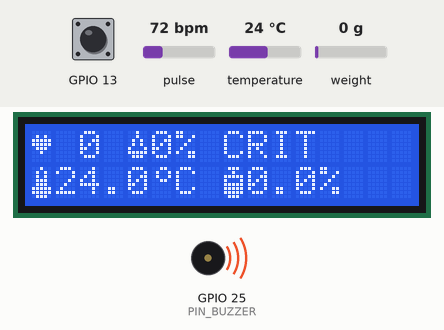
A sketch run on a simulated ESP32. Parts: 16×2 character LCD, buzzer (waves = sounding, pin HIGH). The inputs (shaded band) are chosen by the test bench; at power-on: temperature 24 °C, pulse 72 bpm, GPIO 13 HIGH, weight on the scale 0 g. WiFi joins after 1.5 s; servers stay silent unless stated; uploads are accepted with an empty reply; random numbers use the default seed unless the sketch sets one; EEPROM starts erased; what the sketch prints to the serial monitor is not drawn.

Above: at 8.4 s.
8.5 s: temperature set to 41 °C
At 15.7 s:
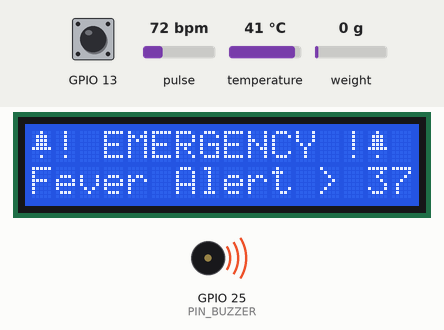
18.0 s: pulse set to 42 bpm
At 23.3 s:
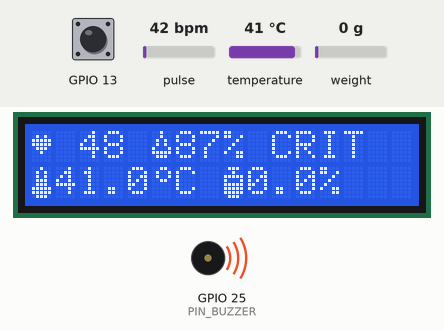
25.8 s: GPIO 13 pulled LOW for 3.2 s
At 28.4 s:
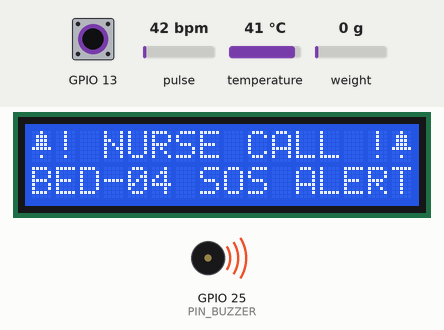
35.3 s: weight on the scale set to 100 g
At 39.2 s:
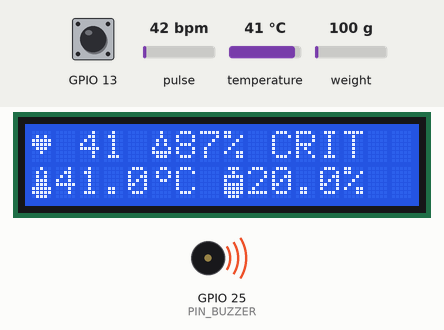
39.8 s: temperature set to 37.4 °C
At 48.9 s:
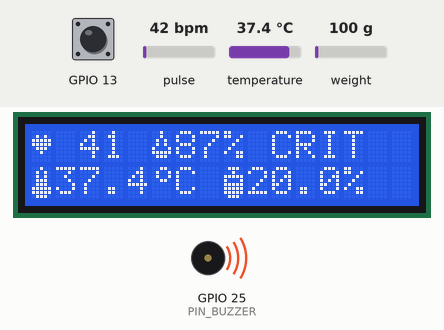
49.3 s: temperature set to 36.1 °C
At 56.5 s:
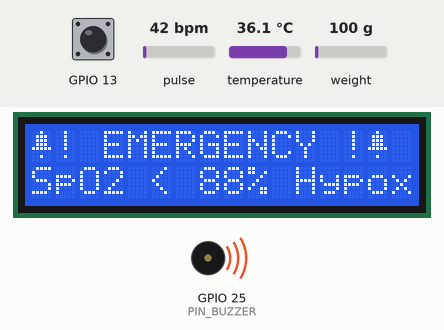
Timing chart, 0 to 58.0 s (numbered marks = the images above; inputs shaded):
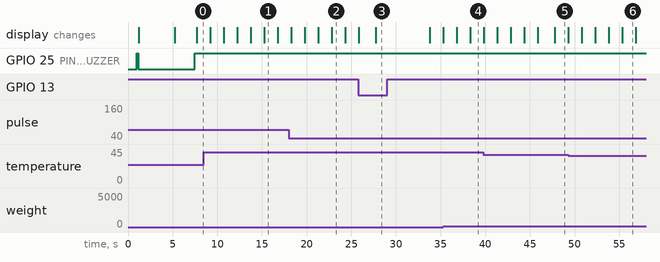

Measured:
- the behaviour switches between 37 and 36.9 °C on temperature (found by bisection; images 5 and 6)
- what the display in image 1 shows lasts 1.5 s, from 15.3 s to 16.8 s

The sketch:

Smart_Hospital_ESP32.ino
```cpp
/*
 * PROJECT: Clinical Bedside Patient Monitoring System (ESP32 Smart Hospital Model)
 * ARCHITECTURE: Real-World Clinical Hospital Standard (Tiered Alarms & EHR Integration)
 *
 * 4 CORE CLINICAL PARAMETERS:
 * 1. Pulse Rate / Heartbeat (MAX30102 Oximeter)
 * 2. Blood Oxygen / SpO2 (MAX30102 Oximeter)
 * 3. Body Temperature (DS18B20 Digital Temp Sensor)
 * 4. Saline Fluid Level (TekBud SEN18 Saline Drip Sensor)
 *
 * REAL-WORLD HOSPITAL PROTOCOLS IMPLEMENTED:
 * - Patient EHR & Ward Assignment (Apollo Smart Hospital, ICU Ward-B, Bed-04, R. Sharma)
 * - Tiered Clinical Alarm Management (IEC 60601-1-8 Standard: High, Medium, Advisory)
 * - Probe Detached Advisory (No false alarms when finger is removed)
 * - Automatic Communicative Spoken Voice Intercom on Phone / Laptop
 * - Touch-Sensitive Nurse Call SOS Wire on GPIO 13
 * - Smart Saline Depletion Time Remaining Estimator
 * - Alarm Snooze / Mute (ESP32 BOOT Button & Web Intercom)
 * - Live Hospital Lead II ECG Canvas Tracing
 * - Clinical Early Warning Score (EWS: STABLE / OBSERVE / CRITICAL)
 * - One-Click Doctor's Rounds Vital Signs Chart Export (CSV / Excel format)
 * - Cloud Telemetry via Adafruit IO (iot.adafruit.com)
 */

#include "Config.h"
#include "SensorManager.h"
#include "DisplayManager.h"
#include "AlertManager.h"
#include "WebDashboard.h"
#include "AdafruitIOManager.h"
#include "CloudTelemetryManager.h"

// Global Subsystem Managers
SensorManager           sensorMgr;
DisplayManager          displayMgr;
AlertManager            alertMgr;
WebDashboard            webDashboard;
AdafruitIOManager       adafruitIO;
CloudTelemetryManager   cloudTelemetry;

// Shared Patient Telemetry State
PatientVitals patientData = {
  0.0f,       // heartRateBPM
  0,          // spo2
  false,      // fingerDetected
  0.0f,       // temperatureC
  0.0f,       // temperatureF
  100.0f,     // salinePercent (Default full)
  500.0f,     // salineWeightGrams (grams)
  55,         // salineMinutesLeft
  "FULL",     // salineStatus
  false,      // nurseCallActive
  0,          // ewsScore
  "STABLE",   // ewsStatus
  ALARM_NONE, // alarmLevel
  false,      // isEmergency
  false,      // isSnoozed
  "Normal"    // alertMessage
};

// Periodic Timers (5-second stepwise reporting as specified in video)
unsigned long lastTelemetryTime = 0;
unsigned long lastDisplayTime   = 0;

void setup() {
  Serial.begin(115200);
  delay(1000);
  Serial.println("\nAPOLLO SMART HOSPITAL - CLINICAL BEDSIDE HUB");
  Serial.println("Ward: " WARD_NAME " | Bed: " BED_NUMBER " | Patient: " PATIENT_NAME);

  // 1. Initialize Siren / Buzzer Subsystem & Diagnostic Chirp
  alertMgr.begin();
  alertMgr.testChirp();

  // 2. Initialize 16x2 LCD Display & Show Boot Screen
  displayMgr.begin();
  displayMgr.showBootMessage();
  delay(1500);

  // 3. Initialize Sensors (MAX30102 Oximeter, DS18B20 Temp, Saline ADC)
  sensorMgr.begin();

  // 4. Connect to Hotspot / Wi-Fi & Start Local Web Dashboard with Snooze link
  webDashboard.begin(&patientData, &alertMgr);
  displayMgr.showWifiStatus(webDashboard.isConnectedToStation(), webDashboard.getLocalIP());
  delay(2000);

  // 5. Initialize Adafruit IO Cloud & Vercel MongoDB Cloud
  adafruitIO.begin();
  cloudTelemetry.begin();

  Serial.println("[System] All clinical modules initialized. Ready.");
}

void loop() {
  // 1. Handle incoming web dashboard requests
  webDashboard.handleClient();

  // 2. High-speed optical pulse sampling (MAX30102)
  sensorMgr.updateFast();

  // 3. 5-Second Stepwise Telemetry Cycle (Exact delay from video transcript)
  if (millis() - lastTelemetryTime >= TELEMETRY_INTERVAL_MS) {
    lastTelemetryTime = millis();

    // Read DS18B20 Temperature, Saline Level, Time Remaining, and Touch SOS
    sensorMgr.updatePeriodic(patientData);

    // Evaluate Clinical Alarm Tiers (High, Medium, Advisory) & Control Siren / Snooze
    alertMgr.evaluate(patientData);

    // Publish to Adafruit IO Cloud (iot.adafruit.com)
    adafruitIO.publishVitals(patientData);

    // Stream live to Vercel Next.js Cloud Dashboard & MongoDB Atlas
    cloudTelemetry.sendTelemetry(patientData);

    // Log live clinical telemetry to Serial Monitor
    Serial.print("HR: "); Serial.print((int)patientData.heartRateBPM); Serial.print(" BPM | ");
    Serial.print("SpO2: "); Serial.print(patientData.spo2); Serial.print("% | ");
    Serial.print("Temp: "); Serial.print(patientData.temperatureC, 1); Serial.print(" C | ");
    Serial.print("Saline: "); Serial.print(patientData.salinePercent); Serial.print("% (");
    Serial.print(patientData.salineWeightGrams, 1); Serial.print("g, ~");
    Serial.print(patientData.salineMinutesLeft); Serial.print("m left) | ");
    Serial.print("EWS: "); Serial.print(patientData.ewsStatus); Serial.print(" | ");
    Serial.print("Alarm: Tier-"); Serial.print((int)patientData.alarmLevel); Serial.print(" | ");
    Serial.print("Siren: "); Serial.println(patientData.isEmergency ? (patientData.isSnoozed ? "SNOOZED" : "RINGING!") : "OFF");
  }

  // 4. Refresh 16x2 LCD Display every 1.5 seconds
  if (millis() - lastDisplayTime >= 1500) {
    lastDisplayTime = millis();
    displayMgr.updateDisplay(patientData);
  }
}
```

AdafruitIOManager.cpp
```cpp
#include "AdafruitIOManager.h"

AdafruitIOManager::AdafruitIOManager() : configured(false) {}

void AdafruitIOManager::begin() {
  String user = AIO_USERNAME;
  if (user != "YOUR_ADAFRUIT_USERNAME" && user.length() > 0) {
    configured = true;
    Serial.println("[AdafruitIO] Configured for user: " + user);
  } else {
    configured = false;
    Serial.println("[AdafruitIO] Running in local mode. (To enable cloud, set AIO_USERNAME & AIO_KEY in Config.h)");
  }
}

bool AdafruitIOManager::publishVitals(const PatientVitals &vitals) {
  if (!configured || WiFi.status() != WL_CONNECTED) {
    return false;
  }

  Serial.println("[AdafruitIO] Uploading vitals to iot.adafruit.com (5s interval)...");

  // Publish the 4 parameters demonstrated in the video:
  // 1. Heartbeat / Pulse Rate
  sendFeedData(AIO_FEED_HEARTBEAT, String((int)vitals.heartRateBPM));

  // 2. Oxygen Level (SpO2)
  sendFeedData(AIO_FEED_OXYGEN, String(vitals.spo2));

  // 3. Body Temperature
  sendFeedData(AIO_FEED_TEMP, String(vitals.temperatureC, 1));

  // 4. Saline Level (Floating percentage, e.g. 53.6%)
  sendFeedData(AIO_FEED_SALINE, String(vitals.salinePercent, 1));

  return true;
}

bool AdafruitIOManager::sendFeedData(const String &feedKey, const String &value) {
  WiFiClientSecure client;
  client.setInsecure(); // Connect securely without needing manual SSL certificate bundle

  HTTPClient https;
  String url = "https://io.adafruit.com/api/v2/" + String(AIO_USERNAME) + "/feeds/" + feedKey + "/data";

  if (https.begin(client, url)) {
    https.addHeader("Content-Type", "application/json");
    https.addHeader("X-AIO-Key", AIO_KEY);

    String payload = "{\"value\":\"" + value + "\"}";
    int httpCode = https.POST(payload);

    if (httpCode == HTTP_CODE_OK || httpCode == HTTP_CODE_CREATED) {
      Serial.println("[AdafruitIO] " + feedKey + " -> " + value + " [OK]");
      https.end();
      return true;
    } else {
      Serial.println("[AdafruitIO] " + feedKey + " failed. HTTP: " + String(httpCode));
    }
    https.end();
  }
  return false;
}
```

AdafruitIOManager.h
```cpp
#ifndef ADAFRUIT_IO_MANAGER_H
#define ADAFRUIT_IO_MANAGER_H

#include "Config.h"
#include <WiFi.h>
#include <HTTPClient.h>
#include <WiFiClientSecure.h>

class AdafruitIOManager {
public:
  AdafruitIOManager();
  void begin();
  bool publishVitals(const PatientVitals &vitals);

private:
  bool configured;
  bool sendFeedData(const String &feedKey, const String &value);
};

#endif // ADAFRUIT_IO_MANAGER_H
```

AlertManager.cpp
```cpp
#include "AlertManager.h"

AlertManager::AlertManager() : snoozeUntil(0), lastBootButtonState(HIGH) {}

void AlertManager::begin() {
  pinMode(PIN_BUZZER, OUTPUT);
  digitalWrite(PIN_BUZZER, LOW);
  pinMode(PIN_BOOT_BUTTON, INPUT_PULLUP);
}

void AlertManager::testChirp() {
  digitalWrite(PIN_BUZZER, HIGH);
  delay(120);
  digitalWrite(PIN_BUZZER, LOW);
}

void AlertManager::triggerSnooze() {
  snoozeUntil = millis() + ALARM_SNOOZE_MS;
  Serial.println("[AlertManager] Clinical Alarm Acknowledged & Snoozed for 60s.");
}

void AlertManager::evaluate(PatientVitals &vitals) {
  // Check physical BOOT button on ESP32 to mute alarm
  bool bootPressed = (digitalRead(PIN_BOOT_BUTTON) == LOW);
  if (bootPressed && lastBootButtonState == HIGH) {
    triggerSnooze();
  }
  lastBootButtonState = bootPressed;

  vitals.isSnoozed = (millis() < snoozeUntil);
  vitals.isEmergency = false;
  vitals.alarmLevel = ALARM_NONE;
  vitals.alertMessage = "Patient Stable";

  // --- TIER 1: HIGH PRIORITY LIFE-CRITICAL ALARMS ---

  // 1. High Fever Detection (Temp >= 37.0°C Demo Mode) - Immediate Top Priority
  if (vitals.temperatureC >= THRESHOLD_TEMP_CRITICAL) {
    vitals.alarmLevel = ALARM_HIGH;
    vitals.isEmergency = true;
    vitals.alertMessage = "Fever Alert > 37C!";
  }
  // 2. Touch-Sensitive Nurse Call SOS
  else if (vitals.nurseCallActive) {
    vitals.alarmLevel = ALARM_HIGH;
    vitals.isEmergency = true;
    vitals.alertMessage = "Nurse Call: Bed 04!";
  }
  // 3. Saline Empty (< 10%) - Critical Air Embolism Hazard
  else if (vitals.salinePercent <= THRESHOLD_SALINE_EMPTY) {
    vitals.alarmLevel = ALARM_HIGH;
    vitals.isEmergency = true;
    vitals.alertMessage = "Saline Drip Empty!";
  }
  // 4. Critical Hypoxemia (SpO2 < 88%)
  else if (vitals.fingerDetected && (vitals.spo2 > 0 && vitals.spo2 < THRESHOLD_SPO2_CRITICAL)) {
    vitals.alarmLevel = ALARM_HIGH;
    vitals.isEmergency = true;
    vitals.alertMessage = "SpO2 < 88% Hypoxemia!";
  }
  // 5. Critical Cardiac Pulse Rate (> 130 or < 45 BPM)
  else if (vitals.fingerDetected && (vitals.heartRateBPM > THRESHOLD_HR_CRIT_HIGH ||
           (vitals.heartRateBPM < THRESHOLD_HR_CRIT_LOW && vitals.heartRateBPM > 0))) {
    vitals.alarmLevel = ALARM_HIGH;
    vitals.isEmergency = true;
    vitals.alertMessage = "Cardiac Critical Pulse!";
  }

  // --- TIER 2: MEDIUM PRIORITY PRE-ALERTS ---
  else if (vitals.salinePercent <= THRESHOLD_SALINE_WARN) {
    vitals.alarmLevel = ALARM_MEDIUM;
    vitals.alertMessage = "Saline Low: Prep Bag";
  }
  else if (vitals.temperatureC >= THRESHOLD_TEMP_WARN) {
    vitals.alarmLevel = ALARM_MEDIUM;
    vitals.alertMessage = "Elevated Temp > 38C";
  }
  else if (vitals.fingerDetected && (vitals.spo2 <= THRESHOLD_SPO2_WARN)) {
    vitals.alarmLevel = ALARM_MEDIUM;
    vitals.alertMessage = "SpO2 Sub-optimal";
  }

  // --- TIER 3: TECHNICAL ADVISORY (Probe Detached / No Panic Siren) ---
  else if (!vitals.fingerDetected) {
    vitals.alarmLevel = ALARM_ADVISORY;
    vitals.alertMessage = "Oximeter Detached";
  }

  // --- SIREN CONTROL ---
  if (vitals.alarmLevel == ALARM_HIGH && !vitals.isSnoozed) {
    digitalWrite(PIN_BUZZER, HIGH); // Continuous siren
  } else {
    digitalWrite(PIN_BUZZER, LOW);
  }
}
```

AlertManager.h
```cpp
#ifndef ALERT_MANAGER_H
#define ALERT_MANAGER_H

#include "Config.h"

class AlertManager {
public:
  AlertManager();
  void begin();
  void evaluate(PatientVitals &vitals);
  void testChirp();
  void triggerSnooze();

private:
  unsigned long snoozeUntil;
  bool lastBootButtonState;
};

#endif // ALERT_MANAGER_H
```

CloudTelemetryManager.cpp
```cpp
#include "CloudTelemetryManager.h"

CloudTelemetryManager::CloudTelemetryManager() {
  vercelApiUrl = VERCEL_TELEMETRY_URL;
}

void CloudTelemetryManager::begin() {
  Serial.println("[CloudTelemetry] Manager Initialized. Target: " + vercelApiUrl);
}

bool CloudTelemetryManager::sendTelemetry(const PatientVitals &vitals) {
  if (WiFi.status() != WL_CONNECTED) {
    return false;
  }

  WiFiClientSecure client;
  client.setInsecure(); // Allows secure HTTPS connection to Vercel without hardcoding SSL certs

  HTTPClient http;
  if (!http.begin(client, vercelApiUrl)) {
    return false;
  }

  http.addHeader("Content-Type", "application/json");

  // Construct JSON payload matching Next.js Vercel API
  String jsonPayload = "{";
  jsonPayload += "\"bed\":\"" + String(BED_NUMBER) + "\",";
  jsonPayload += "\"ward\":\"" + String(WARD_NAME) + "\",";
  jsonPayload += "\"hospital\":\"" + String(HOSPITAL_NAME) + "\",";
  jsonPayload += "\"patient\":\"" + String(PATIENT_NAME) + "\",";
  jsonPayload += "\"mrn\":\"" + String(PATIENT_MRN) + "\",";
  jsonPayload += "\"heartRate\":" + String((int)vitals.heartRateBPM) + ",";
  jsonPayload += "\"spo2\":" + String(vitals.spo2) + ",";
  jsonPayload += "\"temperature\":" + String(vitals.temperatureC, 1) + ",";
  jsonPayload += "\"salinePercent\":" + String(vitals.salinePercent) + ",";
  jsonPayload += "\"salineWeightGrams\":" + String(vitals.salineWeightGrams, 1) + ",";
  jsonPayload += "\"salineMinutesLeft\":" + String(vitals.salineMinutesLeft) + ",";
  jsonPayload += "\"salineStatus\":\"" + String(vitals.salineStatus) + "\",";
  jsonPayload += "\"nurseCallActive\":" + String(vitals.nurseCallActive ? "true" : "false") + ",";
  jsonPayload += "\"ewsScore\":" + String(vitals.ewsScore) + ",";
  jsonPayload += "\"ewsStatus\":\"" + String(vitals.ewsStatus) + "\",";
  jsonPayload += "\"alarmLevel\":" + String((int)vitals.alarmLevel) + ",";
  jsonPayload += "\"isEmergency\":" + String(vitals.isEmergency ? "true" : "false") + ",";
  jsonPayload += "\"isSnoozed\":" + String(vitals.isSnoozed ? "true" : "false") + ",";
  jsonPayload += "\"alertMessage\":\"" + String(vitals.alertMessage) + "\"";
  jsonPayload += "}";

  int httpResponseCode = http.POST(jsonPayload);
  bool success = (httpResponseCode >= 200 && httpResponseCode < 300);

  if (success) {
    Serial.println("[CloudTelemetry] Synced to Vercel & MongoDB successfully (HTTP " + String(httpResponseCode) + ")");
  } else {
    Serial.println("[CloudTelemetry] Warning: Sync failed (HTTP " + String(httpResponseCode) + ")");
  }

  http.end();
  return success;
}
```

CloudTelemetryManager.h
```cpp
#ifndef CLOUD_TELEMETRY_MANAGER_H
#define CLOUD_TELEMETRY_MANAGER_H

#include "Config.h"
#include <WiFi.h>
#include <HTTPClient.h>
#include <WiFiClientSecure.h>

class CloudTelemetryManager {
public:
  CloudTelemetryManager();
  void begin();
  bool sendTelemetry(const PatientVitals &vitals);

private:
  String vercelApiUrl;
};

#endif // CLOUD_TELEMETRY_MANAGER_H
```

DisplayManager.cpp
```cpp
#include "DisplayManager.h"

// 5x8 Pixel Art Custom Emojis/Icons for 16x2 HD44780 LCD
const byte ICON_HEART[8] = {
  0b00000, 0b01010, 0b11111, 0b11111, 0b01110, 0b00100, 0b00000, 0b00000
};

const byte ICON_OXYGEN[8] = {
  0b00100, 0b00100, 0b01010, 0b01010, 0b10001, 0b11111, 0b01110, 0b00000
};

const byte ICON_THERMO[8] = {
  0b00100, 0b01010, 0b01010, 0b01110, 0b01110, 0b11111, 0b11111, 0b01110
};

const byte ICON_SALINE[8] = {
  0b01110, 0b00100, 0b11111, 0b10001, 0b11111, 0b11111, 0b11111, 0b01110
};

const byte ICON_DEGREE[8] = {
  0b00110, 0b01001, 0b01001, 0b00110, 0b00000, 0b00000, 0b00000, 0b00000
};

const byte ICON_BELL[8] = {
  0b00100, 0b01110, 0b01110, 0b01110, 0b11111, 0b00000, 0b00100, 0b00000
};

#if USE_I2C_LCD
DisplayManager::DisplayManager() : lcd(LCD_I2C_ADDR, 16, 2), currentPage(0) {}
#else
DisplayManager::DisplayManager()
  : lcd(PIN_LCD_RS, PIN_LCD_EN, PIN_LCD_D4, PIN_LCD_D5, PIN_LCD_D6, PIN_LCD_D7),
    currentPage(0) {}
#endif

void DisplayManager::initCustomIcons() {
  lcd.createChar(0, (uint8_t*)ICON_HEART);
  lcd.createChar(1, (uint8_t*)ICON_OXYGEN);
  lcd.createChar(2, (uint8_t*)ICON_THERMO);
  lcd.createChar(3, (uint8_t*)ICON_SALINE);
  lcd.createChar(4, (uint8_t*)ICON_DEGREE);
  lcd.createChar(5, (uint8_t*)ICON_BELL);
}

void DisplayManager::begin() {
#if USE_I2C_LCD
  lcd.init();
  lcd.backlight();
#else
  lcd.begin(16, 2);
#endif
  initCustomIcons();
  lcd.clear();
}

void DisplayManager::showBootMessage() {
  lcd.clear();
  lcd.setCursor(0, 0);
  lcd.write(byte(0));
  lcd.print(" " BED_NUMBER " CLINICAL ");
  lcd.write(byte(3));
  lcd.setCursor(0, 1);
  lcd.print(WARD_NAME " Init..");
}

void DisplayManager::showWifiStatus(bool connected, const String &ip) {
  lcd.clear();
  if (connected) {
    lcd.setCursor(0, 0);
    lcd.print("Hotspot Connected");
    lcd.setCursor(0, 1);
    lcd.print(ip.substring(0, 16));
  } else {
    lcd.setCursor(0, 0);
    lcd.print("Secure AP Mode1P");
    lcd.setCursor(0, 1);
    lcd.print("Pass:hospital123");
  }
}

void DisplayManager::updateDisplay(const PatientVitals &vitals) {
  lcd.clear();

  // 1. Nurse Call SOS Screen Override
  if (vitals.nurseCallActive) {
    lcd.setCursor(0, 0);
    lcd.write(byte(5));
    lcd.print("! NURSE CALL !");
    lcd.write(byte(5));
    lcd.setCursor(0, 1);
    lcd.print(BED_NUMBER " SOS ALERT ");
    return;
  }

  // 2. Alarm Snooze Indicator Override
  if (vitals.isSnoozed && vitals.isEmergency) {
    lcd.setCursor(0, 0);
    lcd.print("[ALARM SNOOZED] ");
    lcd.setCursor(0, 1);
    lcd.print("STAFF ATTENDING ");
    return;
  }

  // 3. High Priority Emergency Flashing Screen
  if (vitals.alarmLevel == ALARM_HIGH && (currentPage % 2 == 1)) {
    lcd.setCursor(0, 0);
    lcd.write(byte(5));
    lcd.print("! EMERGENCY !");
    lcd.write(byte(5));
    lcd.setCursor(0, 1);
    lcd.print(vitals.alertMessage.substring(0, 16));
    currentPage++;
    return;
  }
  currentPage++;

  // Alternate between Hospital ID Screen (Page 0) and Physiological Vitals (Page 1)
  if (currentPage % 3 == 0) {
    // Hospital Identification Screen
    lcd.setCursor(0, 0);
    lcd.print(WARD_NAME " " BED_NUMBER);
    lcd.setCursor(0, 1);
    lcd.print(PATIENT_NAME " " PATIENT_MRN);
    return;
  }

  // --- PHYSIOLOGICAL VITALS SCREEN ---
  // Top Line: [♥] 82  [🫁]98% STAB
  lcd.setCursor(0, 0);
  lcd.write(byte(0)); // Heart Emoji
  if (vitals.fingerDetected) {
    if (vitals.heartRateBPM < 100) lcd.print(" ");
    lcd.print((int)vitals.heartRateBPM);
    lcd.print(" ");
    lcd.write(byte(1)); // Oxygen Droplet Emoji
    lcd.print(vitals.spo2);
    lcd.print("% ");
  } else {
    lcd.print(" -- ");
    lcd.write(byte(1));
    lcd.print("--% ");
  }
  // Clinical status badge (3 chars)
  if (vitals.ewsStatus == "CRITICAL") lcd.print("CRIT");
  else if (vitals.ewsStatus == "OBSERVE") lcd.print("WARN");
  else lcd.print("STAB");

  // Bottom Line: [🌡]36.8°C [💧]53.6%
  lcd.setCursor(0, 1);
  lcd.write(byte(2)); // Thermometer Emoji
  lcd.print(vitals.temperatureC, 1);
  lcd.write(byte(4)); // Degree Symbol
  lcd.print("C ");

  lcd.write(byte(3)); // Saline Bottle Emoji
  lcd.print(vitals.salinePercent, 1);
  lcd.print("%");
}
```

Source omitted: DisplayManager.h (529 bytes), SensorManager.cpp (7703 bytes), SensorManager.h (1137 bytes), WebDashboard.cpp (18504 bytes), WebDashboard.h (552 bytes), Config.h (4778 bytes)
